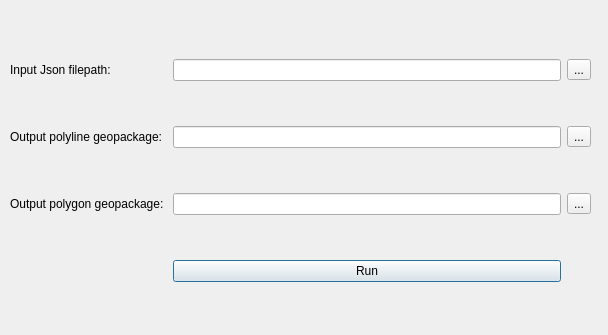
<?xml version="1.0" encoding="UTF-8"?>
<ui version="4.0">
 <class>WaterbodyJsonGeneratorDialogBase</class>
 <widget class="QDialog" name="WaterbodyJsonGeneratorDialogBase">
  <property name="geometry">
   <rect>
    <x>0</x>
    <y>0</y>
    <width>608</width>
    <height>335</height>
   </rect>
  </property>
  <property name="windowTitle">
   <string>Waterbody Generator from Json</string>
  </property>
  <widget class="QWidget" name="gridLayoutWidget">
   <property name="geometry">
    <rect>
     <x>10</x>
     <y>20</y>
     <width>581</width>
     <height>301</height>
    </rect>
   </property>
   <layout class="QGridLayout" name="gridLayout">
    <item row="1" column="1">
     <widget class="QLineEdit" name="linesOutLE"/>
    </item>
    <item row="2" column="2">
     <widget class="QToolButton" name="polyOutTB">
      <property name="text">
       <string>...</string>
      </property>
     </widget>
    </item>
    <item row="2" column="1">
     <widget class="QLineEdit" name="polyOutLE"/>
    </item>
    <item row="0" column="2">
     <widget class="QToolButton" name="jsonTB">
      <property name="text">
       <string>...</string>
      </property>
     </widget>
    </item>
    <item row="1" column="0">
     <widget class="QLabel" name="label_2">
      <property name="text">
       <string>Output polyline geopackage:</string>
      </property>
     </widget>
    </item>
    <item row="0" column="1">
     <widget class="QLineEdit" name="jsonLE"/>
    </item>
    <item row="1" column="2">
     <widget class="QToolButton" name="linesOutTB">
      <property name="text">
       <string>...</string>
      </property>
     </widget>
    </item>
    <item row="2" column="0">
     <widget class="QLabel" name="label_3">
      <property name="text">
       <string>Output polygon geopackage: </string>
      </property>
     </widget>
    </item>
    <item row="0" column="0">
     <widget class="QLabel" name="label">
      <property name="text">
       <string>Input Json filepath: </string>
      </property>
     </widget>
    </item>
    <item row="3" column="1">
     <widget class="QPushButton" name="RunButton">
      <property name="text">
       <string>Run</string>
      </property>
     </widget>
    </item>
   </layout>
  </widget>
 </widget>
 <resources/>
 <connections/>
</ui>
